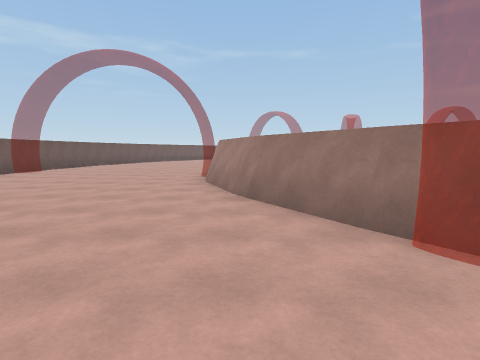
View 1 (above)

12 first-person views from a walk through a Unity game level. The camera is 1.5 m above the floor, tilts 6° down and sees 80° across. The floor is counted in squares, 2 m on a side. Each view is taken from the middle of a square. On the plan, view 1 faces up. The plan holds only what a view shows up to about 10 squares ahead; the rest is blank. The place goes on beyond the plan.

View 2
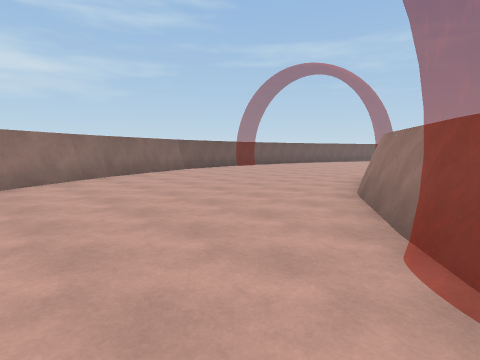

View 3
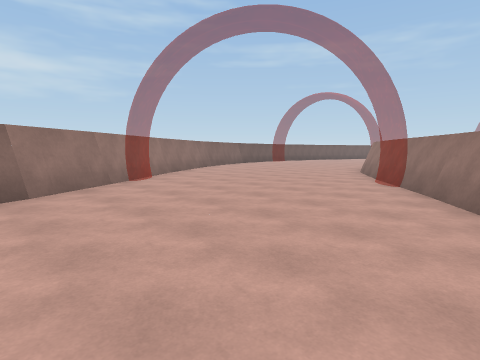

View 4
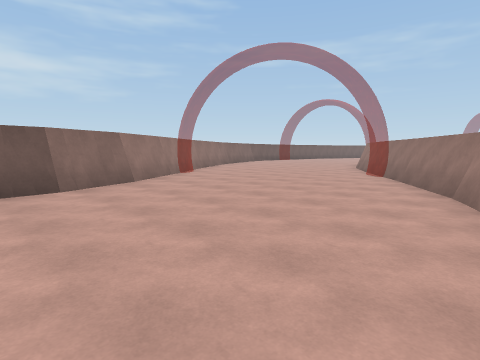

View 5
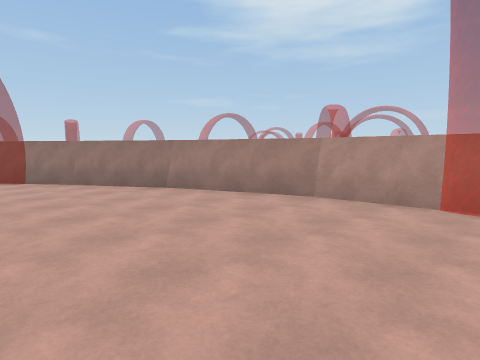

View 6
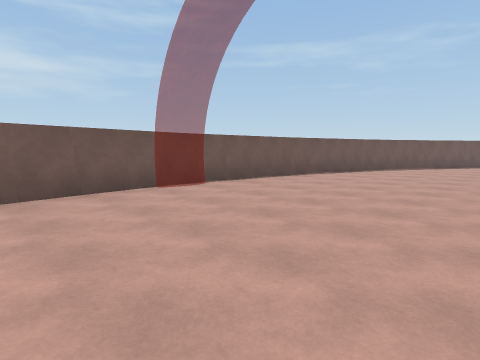

View 7
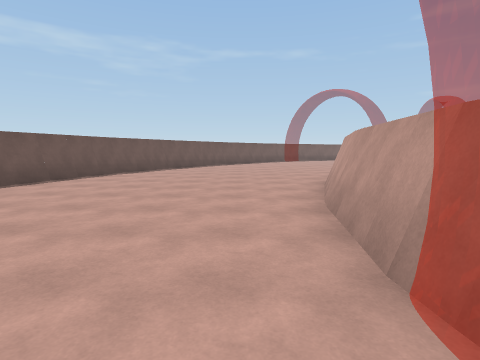

View 8
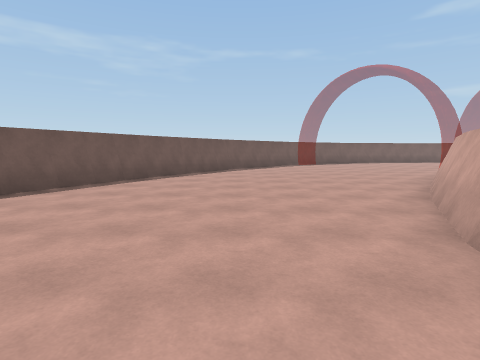

View 9
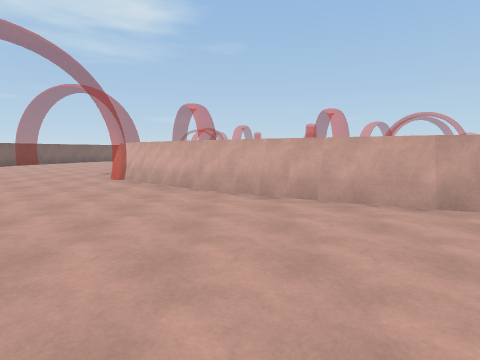

View 10
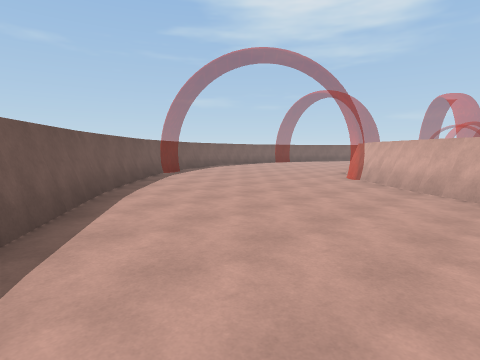

View 11
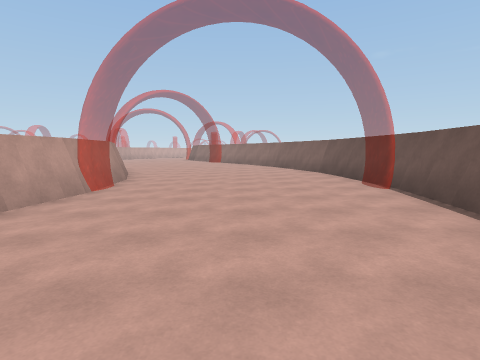

View 12
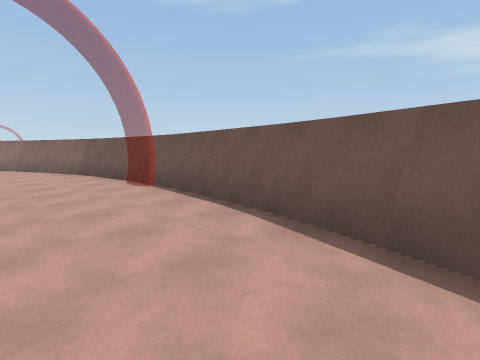

### Floor plan
Points are (right, up) in squares from view 1. A wall is a line through its corners. A room is listed if a view was taken in it or the views show most of it. See-through windows are left out.
Room 1 (views 1, 2, 3, 4, 5, 6, 7, 8, 9, 10, 11, 12)
walls: (-0.9, 7.5) (-1, 9.7); (-0.7, 8.7) (-0.8, 9.7); (0, 5.2) (-0.6, 7.1); (-0.9, 9.6) (-0.6, 12.2); (1.2, 3.4) (0, 5.3); (-0.6, 12.3) (0, 14.3); (-6.8, 5.7) (-5.6, 2.6); (-5.7, 2.7) (-3.6, -0.7); (0, 13.6) (0.2, 14.2); (-7.1, 9.8) (-6.7, 5.6); (0.1, 14.2) (0.3, 14.6); (-3.7, -0.3) (-1.4, -3.9); (0.4, 14.8) (1.4, 16.6) (2.6, 18.4); (-6.7, 12.9) (-7.1, 9.7); (-2.5, -2.6) (-2.2, -3.1); (4.5, -1.5) (0, 4.7); (-5.7, 16.6) (-6.8, 12.8); (-1, -4.5) (-0.4, -5.9); (5.3, -3.1) (4.8, -2); (2.5, 18.4) (4.2, 20.3); (-4.4, 19.1) (-5.7, 16.5); (-0.5, -5.9) (-0.5, -6.4); (5.6, -4.4) (4.4, -1.4); (4.2, 20.2) (5.9, 21.3); (-3, 21.5) (-3.3, 21); (-2.7, 21.6) (-4.2, 19.4); (5.9, -6.6) (5.6, -4.2)
low walls: (0.2, 4.7) (-0.1, 5.3); (-0.1, 14.2) (1.1, 16.5); (-6.5, 13.5) (-6.6, 12.8); (4.2, -1.6) (3.5, -0.5); (1.5, 17.1) (1.8, 17.5)

Where each view was taken, in squares from view 1:
view 1: 0 up, 0 right, facing up
view 2: 0 up, 2 right, facing up-left
view 3: 5 down, 4 right, facing up-left
view 4: 7 down, 5 right, facing up-left
view 5: 7 down, 1 right, facing up-right
view 6: 6 up, 2 left, facing up-left
view 7: 8 up, 2 left, facing up
view 8: 12 up, 2 left, facing up
view 9: 17 up, 4 left, facing right
view 10: 17 up, 4 left, facing up-right
view 11: 15 up, 4 left, facing down
view 12: 15 up, 4 left, facing down-left
